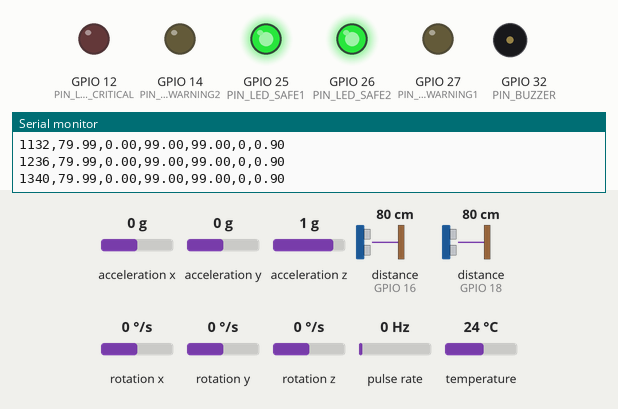
Recording of a sketch running on a simulated ESP32. Shown: output pins drawn as LEDs (lit = HIGH), buzzer (waves = sounding), the last lines printed to the serial monitor. Wiring (from diagram.json): 2 × ultrasonic range finder: trigger GPIO 5, echo GPIO 18 / trigger GPIO 4, echo GPIO 16. Wiring (inferred from the names in the program): pulse sensor: data GPIO 19. Inputs (shaded band) come from the test bench; at power-on: distance to the obstacle (sensors on GPIO 16, GPIO 18) 80 cm, acceleration x 0 g, acceleration y 0 g, acceleration z 1 g, rotation x 0 °/s, rotation y 0 °/s, rotation z 0 °/s, pulse rate 0 Hz, temperature 24 °C. The echo pulse lasts 58.3 µs per cm; pins used as bus, display or sensor lines are not drawn.

Above: at 1.4 s.
1.5 s: distance to the obstacle (sensor on GPIO 16) set to 2 cm
At 2.5 s:
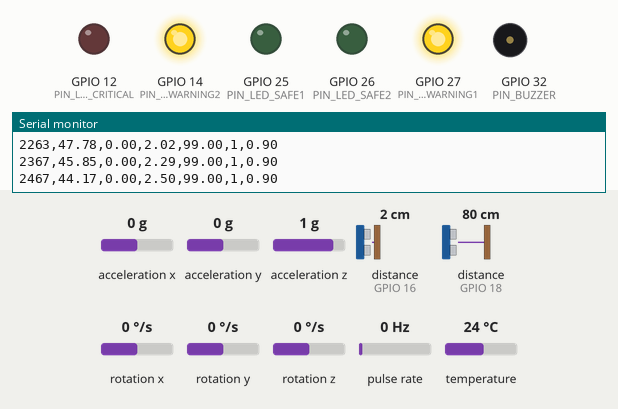
4.1 s: distance to the obstacle (sensor on GPIO 18) set to 2 cm
At 5.2 s:
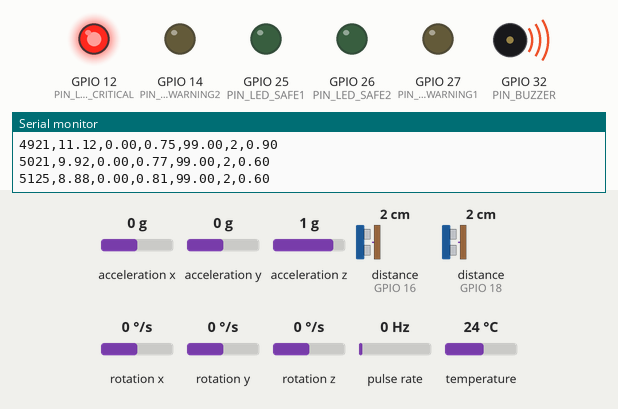
Timing chart, 0 to 8.4 s (numbered marks = the images above; inputs shaded):
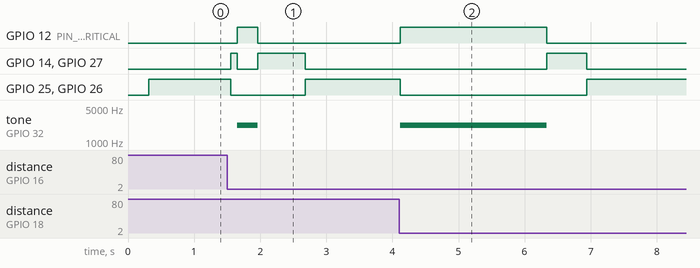

Measured:
- after the input at 1.5 s, GPIO 12 (PIN_LED_CRITICAL): LOW → HIGH after 0.16 s, → LOW 0.31 s later; GPIO 14 (PIN_LED_WARNING2): LOW → HIGH after 0.06 s, → LOW 0.10 s later, → HIGH 0.31 s later, → LOW 0.72 s later
- after the input at 4.1 s, GPIO 12 (PIN_LED_CRITICAL): LOW → HIGH at once, → LOW 2.2 s later; GPIO 14 (PIN_LED_WARNING2): LOW → HIGH after 2.2 s, → LOW 0.61 s later

The sketch:

main.ino
```cpp
#include "config/config.h"
#include "pinmap.h"
#include "sensors/sensors.h"
#include "ml/ttc_engine.h"
#include "alerts/risk_classifier.h"
#include "ml_classifier/ml_classifier.h"

#if USE_MPU6050
#include <Adafruit_MPU6050.h>
Adafruit_MPU6050 imu;
bool imuReady = false;
#endif

// ============================================
// STATE MANAGEMENT
// ============================================
float currentDecelMs2 = DEFAULT_DECEL_MS2;
unsigned long previousSampleMs = 0;

// Encoder state (defined here, declared as extern in sensors.h)
volatile long encoderPulses = 0;
unsigned long lastEncoderTime = 0;

// ============================================
// OUTPUT CONTROL (LED + BUZZER)
// ============================================

/**
 * Clear all outputs to safe state (all LEDs off, buzzer silent)
 */
void clearOutputs() {
  digitalWrite(PIN_LED_SAFE1, LOW);
  digitalWrite(PIN_LED_SAFE2, LOW);
  digitalWrite(PIN_LED_WARNING1, LOW);
  digitalWrite(PIN_LED_WARNING2, LOW);
  digitalWrite(PIN_LED_CRITICAL, LOW);
  noTone(PIN_BUZZER);
}

/**
 * Set outputs based on risk classification
 * riskClass: 0=SAFE, 1=WARNING, 2=CRITICAL
 */
void setOutputs(int riskClass) {
  clearOutputs();

  if (riskClass == 0) {
    // SAFE - both green LEDs
    digitalWrite(PIN_LED_SAFE1, HIGH);
    digitalWrite(PIN_LED_SAFE2, HIGH);
  } else if (riskClass == 1) {
    // WARNING - both yellow LEDs
    digitalWrite(PIN_LED_WARNING1, HIGH);
    digitalWrite(PIN_LED_WARNING2, HIGH);
  } else if (riskClass == 2) {
    // CRITICAL - red LED + buzzer alarm
    digitalWrite(PIN_LED_CRITICAL, HIGH);
    tone(PIN_BUZZER, 2200);
  }
}

/**
 * Initialize all output pins as OUTPUT mode
 */
void initOutputPins() {
  for (uint8_t i = 0; i < NUM_LED_PINS; i++) {
    pinMode(LED_PINS[i], OUTPUT);
  }
  pinMode(PIN_BUZZER, OUTPUT);
  clearOutputs();
}

// ============================================
// SENSOR INITIALIZATION
// ============================================

/**
 * Initialize IMU (MPU6050) if enabled
 * Reads accelerometer to measure deceleration
 */
void initImuIfEnabled() {
#if USE_MPU6050
  if (imu.begin()) {
    imuReady = true;
    imu.setAccelerometerRange(MPU6050_RANGE_8_G);
  }
#endif
}

/**
 * Update deceleration estimate from IMU
 * Reads X-axis acceleration (represents braking)
 */
void updateDecelerationFromImu() {
#if USE_MPU6050
  if (imuReady) {
    sensors_event_t a, g, temp;
    imu.getEvent(&a, &g, &temp);
    currentDecelMs2 = -a.acceleration.x;
    if (currentDecelMs2 < 0.1f) {
      currentDecelMs2 = 0.1f;
    }
  }
#endif
}

// ============================================
// SAMPLING CONTROL
// ============================================

/**
 * Check if enough time has passed for next sensor sample
 * Implements fixed-rate sampling based on PACKET_INTERVAL_MS
 */
bool sampleDue(unsigned long nowMs) {
  if (nowMs - previousSampleMs < PACKET_INTERVAL_MS) {
    return false;
  }
  previousSampleMs = nowMs;
  return true;
}

// ============================================
// TELEMETRY EMISSION
// ============================================

/**
 * Emit canonical 7-field telemetry packet
 * Format: timestamp_ms,distance_cm,speed_kmh,ttc_basic,ttc_ext,risk_class,confidence
 *
 * This output is consumed by:
 *   - Wokwi bridge (wokwi_serial_bridge.py) for validation
 *   - Dashboard (src/dashboard.py) for visualization
 *   - Validation suite (validation/protocol_contract_test.py)
 */
void emitTelemetryPacket(
  unsigned long nowMs,
  float distanceCm,
  float hostSpeedKmh,
  float ttcBasic,
  float ttcExt,
  int finalRisk,
  float confidence
) {
  Serial.printf("%lu,%.2f,%.2f,%.2f,%.2f,%d,%.2f\n",
                nowMs,
                distanceCm,
                hostSpeedKmh,
                ttcBasic,
                ttcExt,
                finalRisk,
                confidence);
}

// ============================================
// INITIALIZATION
// ============================================

void setup() {
  Serial.begin(115200);
  delay(200);

  initOutputPins();
  initSensors();
  initImuIfEnabled();

  previousSampleMs = millis();
}

// ============================================
// MAIN LOOP
// ============================================

/**
 * Main event loop - runs at PACKET_INTERVAL_MS cadence
 *
 * Flow:
 *   1. Read distance from sensor fusion (sonar + optional LIDAR)
 *   2. Measure host speed from wheel encoder
 *   3. Update deceleration estimate from IMU
 *   4. Compute TTC using both basic and extended methods
 *   5. Apply optional ML classification if available
 *   6. Finalize risk class and set outputs
 *   7. Emit telemetry for logging
 */
void loop() {
  unsigned long now = millis();

  // Guard: only emit telemetry at fixed intervals
  if (!sampleDue(now)) {
    delay(5);
    return;
  }

  // Sensor reads
  float distanceCm = readDistanceCm(now);
  float hostSpeedKmh = readHostSpeedKmh();
  float confidence = computeConfidence(distanceCm);

  // Optional IMU update
  updateDecelerationFromImu();

  // TTC calculations
  float closingSpeedKmh = computeClosingSpeedKmh(distanceCm, now);
  float ttcBasic = computeTtcBasic(distanceCm, closingSpeedKmh);
  float ttcExt = computeTtcExtended(distanceCm, closingSpeedKmh, currentDecelMs2);

  // Risk classification
  int roadCondition = 0;
  int mlRisk = 0;

#ifdef ENABLE_ML_CLASSIFIER
  mlRisk = classifyRiskML(
    ttcBasic, ttcExt,
    hostSpeedKmh / 3.6f,  // convert km/h to m/s
    closingSpeedKmh / 3.6f,
    currentDecelMs2,
    (float)roadCondition
  );
#endif

  int finalRisk = classifyRiskFinal(ttcBasic, roadCondition, mlRisk);

  // Actuation
  setOutputs(finalRisk);
  emitTelemetryPacket(now, distanceCm, hostSpeedKmh, ttcBasic, ttcExt, finalRisk, confidence);
}
```

risk_classifier.h
```cpp
#pragma once

#include "../config/config.h"

inline int classifyRiskPhysics(float ttcSeconds, int roadCondition) {
  // Road multipliers: 0=Dry(1.0x), 1=Wet(1.4x), 2=Gravel(1.6x), 3=Ice(2.0x)
  float multiplier = 1.0f;
  if (roadCondition == 1) multiplier = 1.4f;
  else if (roadCondition == 2) multiplier = 1.6f;
  else if (roadCondition == 3) multiplier = 2.0f;

  if (ttcSeconds <= TTC_CRITICAL_S * multiplier) {
    return 2;
  }
  if (ttcSeconds <= TTC_WARNING_S * multiplier) {
    return 1;
  }
  return 0;
}

// Applies ML override with safety constraint: ML cannot downgrade a physics CRITICAL.
inline int classifyRiskFinal(float ttcSeconds, int roadCondition, int mlRisk) {
    int physicsRisk = classifyRiskPhysics(ttcSeconds, roadCondition);

    // Safety constraint: physics CRITICAL cannot be downgraded
    if (physicsRisk == 2) {
        return 2;
    }

    // Otherwise trust ML
    return mlRisk > physicsRisk ? mlRisk : physicsRisk;
}
```

ttc_engine.h
```cpp
#pragma once

#include <math.h>

// Circular buffer for distance history over ~200ms
static const uint8_t VELOCITY_HISTORY_SIZE = 3;
static float distanceBuffer[VELOCITY_HISTORY_SIZE] = {0};
static unsigned long timeBuffer[VELOCITY_HISTORY_SIZE] = {0};
static uint8_t bufferIndex = 0;
static uint8_t bufferCount = 0;

inline void pushDistanceHistory(float distanceCm, unsigned long timestampMs) {
  distanceBuffer[bufferIndex] = distanceCm;
  timeBuffer[bufferIndex] = timestampMs;
  bufferIndex = (bufferIndex + 1) % VELOCITY_HISTORY_SIZE;
  if (bufferCount < VELOCITY_HISTORY_SIZE) {
    bufferCount++;
  }
}

// Compute closing speed using the history buffer
inline float computeClosingSpeedKmh(float currentDistanceCm, unsigned long timestampMs) {
  pushDistanceHistory(currentDistanceCm, timestampMs);

  if (bufferCount < VELOCITY_HISTORY_SIZE) {
    return 0.0f; // Not enough data
  }

  uint8_t oldestIdx = bufferIndex;
  uint8_t newestIdx = (bufferIndex + VELOCITY_HISTORY_SIZE - 1) % VELOCITY_HISTORY_SIZE;

  float deltaCm = distanceBuffer[oldestIdx] - distanceBuffer[newestIdx];
  float elapsedSec = (timeBuffer[newestIdx] - timeBuffer[oldestIdx]) / 1000.0f;

  if (elapsedSec > 0.0f && deltaCm > 0.0f) {
    float closingSpeedMps = (deltaCm / 100.0f) / elapsedSec;
    return closingSpeedMps * 3.6f;
  }
  return 0.0f;
}

/*
 * TTC Basic Formula
 * Assumes closing velocity is constant.
 * TTC = distance / closing_velocity
 */
inline float computeTtcBasic(float distanceCm, float closingSpeedKmh) {
  float speedMs = closingSpeedKmh / 3.6f;
  if (speedMs <= 0.01f) {
    return 99.0f;
  }
  return (distanceCm / 100.0f) / speedMs;
}

/*
 * TTC Extended Formula
 * Assumes constant deceleration `a` slowing the convergence.
 * Derived from kinematic equation: d = v*t + 0.5*a*t^2
 * Reordered to quadratic: 0.5*a*t^2 - v*t + d = 0
 * t = (v - sqrt(v^2 - 2*a*d)) / a
 * For closing velocity context where v_closing is positive:
 * t = (-v_closing + sqrt(v_closing^2 + 2*a*d)) / a
 */
inline float computeTtcExtended(float distanceCm, float closingSpeedKmh, float decelMs2) {
  float distanceM = distanceCm / 100.0f;
  float speedMs = closingSpeedKmh / 3.6f;
  if (speedMs <= 0.01f) {
    return 99.0f;
  }

  if (decelMs2 < 0.01f) {
      return distanceM / speedMs; // fallback to basic if low decel
  }

  // discriminant = v^2 - 2 * a * d
  float discriminant = speedMs * speedMs - 2.0f * decelMs2 * distanceM;
  if (discriminant < 0.0f) {
    return 99.0f; // Stops before collision
  }

  // time = (v - sqrt(v^2 - 2*a*d)) / a
  return (speedMs - sqrt(discriminant)) / decelMs2;
}
```

ml_classifier.h
```cpp
#pragma once

// ml_classifier.h
// Auto-generated by train_model.py.
// Do not manually modify. Replace via `python ml/training/train_model.py`.

/**
 * Exact function signature required by the firmware pipeline.
 * Features:
 *   - ttc_basic (s)
 *   - ttc_ext (s)
 *   - v_host (m/s)
 *   - v_closing (m/s)
 *   - a_decel (m/s^2)
 *   - road_flag (0=dry, 1=wet, 2=gravel, 3=ice)
 */
inline int classifyRiskML(float ttc_basic, float ttc_ext, float v_host, float v_closing, float a_decel, float road_flag) {

    if (ttc_basic <= 1.661f) {
        if (ttc_basic <= 1.321f) {
            return 2; // Class 2
        } else {
            return 2; // Class 2
        }
    } else {
        if (ttc_basic <= 3.572f) {
            if (ttc_basic <= 2.936f) {
                return 1; // Class 1
            } else {
                return 1; // Class 1
            }
        } else {
            return 0; // Class 0
        }
    }
    return 0;
}
```

pinmap.h
```cpp
#ifndef PINMAP_H
#define PINMAP_H

/**
 * pinmap.h - Unified Pin Definitions for TTC Wokwi Simulator
 *
 * Single source of truth for all hardware pin mappings.
 * Pin assignments are synchronized with:
 *   - diagram.json (circuit connections)
 *   - wokwi_serial_bridge.py (mock data if needed)
 *   - firmware components
 *
 * ESP32 DevKit-V1 pinout reference:
 *   https://randomnerdtutorials.com/esp32-pinout-reference-gpios/
 *
 * Design principles:
 *   - One definition per pin - no duplication
 *   - Grouped by functional category (sensors, outputs, I2C, SPI, etc.)
 *   - Each pin labeled with connected component and Wokwi diagram ID
 *   - Type-safe (static const uint8_t preferred over #define)
 */

#include <stdint.h>

// ============================================
// ULTRASONIC SENSORS (HC-SR04)
// ============================================
// Primary sonar unit (front-facing obstacle detection)
static const uint8_t PIN_SONAR1_TRIG = 5;      // TRIG → esp:D5 (Wokwi: sonar)
static const uint8_t PIN_SONAR1_ECHO = 18;     // ECHO → esp:D18 (Wokwi: sonar)

// Secondary sonar unit (rear or alternate detection)
static const uint8_t PIN_SONAR2_TRIG = 4;      // TRIG → esp:D4 (Wokwi: sonar2)
static const uint8_t PIN_SONAR2_ECHO = 16;     // ECHO → esp:D16 (Wokwi: sonar2)

// ============================================
// I2C BUS (Shared by multiple sensors)
// ============================================
// Standard I2C interface on ESP32
static const uint8_t PIN_I2C_SDA = 21;         // SDA → esp:D21 (Wokwi: oled, imu)
static const uint8_t PIN_I2C_SCL = 22;         // SCL → esp:D22 (Wokwi: oled, imu)

// I2C Devices on this bus:
//   - 0x3C: OLED Display (SSD1306)
//   - 0x68: MPU6050 (Accelerometer/Gyro)
//   - 0x29: VL53L1X (ToF LIDAR) - optional

// ============================================
// WHEEL ENCODER (Rotary Encoder / KY-040)
// ============================================
// For host vehicle speed measurement
static const uint8_t PIN_ENCODER_CLK = 19;    // CLK → esp:D19 (Wokwi: encoder)
static const uint8_t PIN_ENCODER_DT  = 23;    // DT → esp:D23 (Wokwi: encoder)
// Note: Encoder also has a push button (SW) - not currently wired

// ============================================
// LED ALERT BAR (Visual Risk Indicators)
// ============================================
// Green (SAFE) - Two LEDs for visibility
static const uint8_t PIN_LED_SAFE1 = 25;      // → esp:D25, ledSafe1 (green)
static const uint8_t PIN_LED_SAFE2 = 26;      // → esp:D26, ledSafe2 (green)

// Yellow (WARNING) - Two LEDs for visibility
static const uint8_t PIN_LED_WARNING1 = 27;   // → esp:D27, ledWarning1 (yellow)
static const uint8_t PIN_LED_WARNING2 = 14;   // → esp:D14, ledWarning2 (yellow)

// Red (CRITICAL) - Single LED, highest alert
static const uint8_t PIN_LED_CRITICAL = 12;   // → esp:D12, ledCritical (red)

// ============================================
// BUZZER (Audible Alert)
// ============================================
static const uint8_t PIN_BUZZER = 32;          // → esp:D32, buzzer

// ============================================
// 3.3V POWER RAIL PINS (for reference)
// ============================================
// Wokwi connections using VIN/3V3/GND:
//   - OLED: 3V3, GND
//   - MPU6050: 3V3, GND
//   - Encoders: VIN, GND
//   - HC-SR04s: VIN, GND
// These are implicit in diagram.json but documented here for completeness.

// ============================================
// Pin Grouping Helpers (for init/shutdown)
// ============================================

// LED pins for alert output
static const uint8_t LED_PINS[] = {
    PIN_LED_SAFE1,
    PIN_LED_SAFE2,
    PIN_LED_WARNING1,
    PIN_LED_WARNING2,
    PIN_LED_CRITICAL
};
static const uint8_t NUM_LED_PINS = 5;

// Sonar pins
static const uint8_t SONAR_PINS[] = {
    PIN_SONAR1_TRIG,
    PIN_SONAR1_ECHO,
    PIN_SONAR2_TRIG,
    PIN_SONAR2_ECHO
};
static const uint8_t NUM_SONAR_PINS = 4;

#endif // PINMAP_H
```

arduino_compat.h
```cpp
#pragma once

#if defined(ARDUINO) && !defined(__INTELLISENSE__)
#include <Arduino.h>
#include <Wire.h>
#else
#include <stdint.h>
#include <cstddef>

#ifndef IRAM_ATTR
#define IRAM_ATTR
#endif

#ifndef HIGH
#define HIGH 0x1
#endif

#ifndef LOW
#define LOW 0x0
#endif

#ifndef OUTPUT
#define OUTPUT 0x1
#endif

#ifndef INPUT
#define INPUT 0x0
#endif

#ifndef INPUT_PULLUP
#define INPUT_PULLUP 0x2
#endif

#ifndef RISING
#define RISING 0x03
#endif

class __SerialStub {
 public:
  template <typename T>
  void begin(T) {}

  template <typename T>
  void print(const T&) {}

  template <typename T>
  void print(const T&, int) {}

  template <typename T>
  void println(const T&) {}

  template <typename T>
  void println(const T&, int) {}
};

static __SerialStub Serial;

static inline unsigned long millis() { return 0UL; }
static inline void delay(unsigned long) {}
static inline void delayMicroseconds(unsigned int) {}
static inline void pinMode(uint8_t, uint8_t) {}
static inline void digitalWrite(uint8_t, uint8_t) {}
static inline unsigned long pulseIn(uint8_t, uint8_t, unsigned long = 1000000UL) { return 0UL; }
static inline int digitalPinToInterrupt(uint8_t pin) { return static_cast<int>(pin); }
static inline void attachInterrupt(int, void (*)(), int) {}
static inline void noInterrupts() {}
static inline void interrupts() {}

class __WireStub {
 public:
  void begin(int = -1, int = -1) {}
  void setClock(uint32_t) {}
};

static __WireStub Wire;
#endif
```

kalman_filter.h
```cpp
#pragma once

// kalman_filter.h
// 1-D Kalman Filter implementation for noise suppression on distance measurements.

typedef struct {
    float x; // State: estimated distance
    float P; // Covariance estimate: current uncertainty
    float Q; // Process noise: expected variability in the true state
    float R; // Measurement noise: expected sensor noise
    float K; // Kalman gain: weight applied to the new measurement
    bool initialized;
} KalmanFilter1D;

inline void kalmanInit(KalmanFilter1D* kf, float processNoise = 0.01f, float measurementNoise = 0.5f, float initialError = 1.0f) {
    kf->Q = processNoise;
    kf->R = measurementNoise;
    kf->P = initialError;
    kf->x = 0.0f;
    kf->initialized = false;
}

inline float kalmanUpdate(KalmanFilter1D* kf, float measurement) {
    if (!kf->initialized) {
        kf->x = measurement;
        kf->initialized = true;
        return kf->x;
    }

    // Prediction Update
    kf->P = kf->P + kf->Q;

    // Measurement Update
    kf->K = kf->P / (kf->P + kf->R);
    kf->x = kf->x + kf->K * (measurement - kf->x);
    kf->P = (1.0f - kf->K) * kf->P;

    return kf->x;
}
```

Source omitted: sensors.h (7658 bytes), config.h (7951 bytes)
